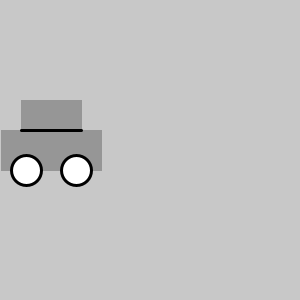
Frame 1 (no input)
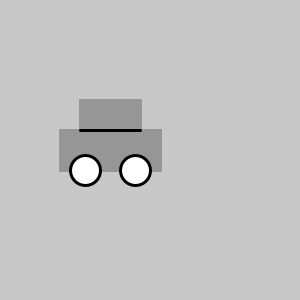
Frame 60 (the mouse pressed at the canvas centre just before this capture)
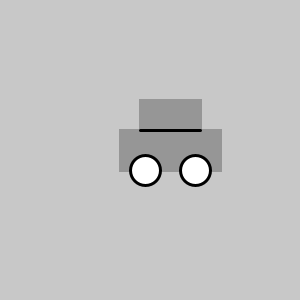
Frame 120 (the mouse held since frame 60 and released just before this capture)

The Processing sketch that drew these frames (run headless with seeded random() and noise(); from frame 60 on, the mouse is pressed at the canvas centre):

// Processing sketch: es104
// ── es104.pde
int X = 0;
int Y = 0;

void setup() {
  size(300,300);
}

void draw() {
  
  background(200);
  Y = height/2 -20;
  if (X < width-100) {
    X++;
  }
  stroke(150);
  fill(150);
  rect(X, Y, 100, 40);
  rect(X+20, Y-30, 60, 30);
  fill(0);
  stroke(0);
  strokeWeight(3);
  line(X+20, Y, X+80, Y);
  fill(255);
  ellipse(X+25, Y+40, 30, 30);
  ellipse(X+75, Y+40, 30, 30);
}
